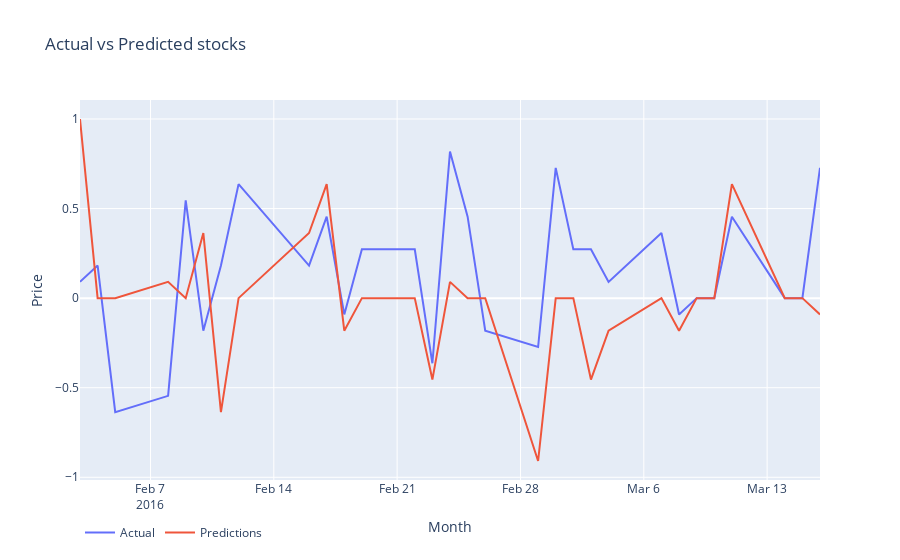

Notebook code for this chart:
### Code cell
plt_data = []
plt_data.append(go.Scatter(
    x = plot_df.index.values,
    y = plot_df['Actual'].values,
    name = 'Actual'
))
plt_data.append(go.Scatter(
    x = plot_df.index.values,
    y = plot_df['Predictions'].values,
    name = 'Predictions'
))
layout = go.Layout(dict(title = 'Actual vs Predicted stocks',
                       xaxis = dict(title = 'Month'),
                       yaxis = dict(title = 'Price'),
                       ), legend = dict(orientation = 'h'))
py.iplot(dict(data=plt_data, layout=layout), filename='basic-line')

### Figure 1 — Plotly figure (JSON) as saved in the notebook; plotly's stock layout.template omitted (floating-point values rounded to 4 significant figures)
{"data": [{"name": "Actual", "type": "scatter", "x": ["2016-02-03", "2016-02-04", "2016-02-05", "2016-02-08", "2016-02-09", "2016-02-10", "2016-02-11", "2016-02-12", "2016-02-16", "2016-02-17", "2016-02-18", "2016-02-19", "2016-02-22", "2016-02-23", "2016-02-24", "2016-02-25", "2016-02-26", "2016-02-29", "2016-03-01", "2016-03-02", "2016-03-03", "2016-03-04", "2016-03-07", "2016-03-08", "2016-03-09", "2016-03-10", "2016-03-11", "2016-03-14", "2016-03-15", "2016-03-16"], "y": [0.09091, 0.1818, -0.6364, -0.5455, 0.5455, -0.1818, 0.1818, 0.6364, 0.1818, 0.4545, -0.09091, 0.2727, 0.2727, -0.3636, 0.8182, 0.4545, -0.1818, -0.2727, 0.7273, 0.2727, 0.2727, 0.09091, 0.3636, -0.09091, 0, 0, 0.4545, 0, 0, 0.7273]}, {"name": "Predictions", "type": "scatter", "x": ["2016-02-03", "2016-02-04", "2016-02-05", "2016-02-08", "2016-02-09", "2016-02-10", "2016-02-11", "2016-02-12", "2016-02-16", "2016-02-17", "2016-02-18", "2016-02-19", "2016-02-22", "2016-02-23", "2016-02-24", "2016-02-25", "2016-02-26", "2016-02-29", "2016-03-01", "2016-03-02", "2016-03-03", "2016-03-04", "2016-03-07", "2016-03-08", "2016-03-09", "2016-03-10", "2016-03-11", "2016-03-14", "2016-03-15", "2016-03-16"], "y": [1, 0, 0, 0.09091, 0, 0.3636, -0.6364, 0, 0.3636, 0.6364, -0.1818, 0, 0, -0.4545, 0.09091, 0, 0, -0.9091, 0, 0, -0.4545, -0.1818, 0, -0.1818, 0, 0, 0.6364, 0, 0, -0.09091]}], "layout": {"legend": {"orientation": "h"}, "title": {"text": "Actual vs Predicted stocks"}, "xaxis": {"title": {"text": "Month"}}, "yaxis": {"title": {"text": "Price"}}}}
